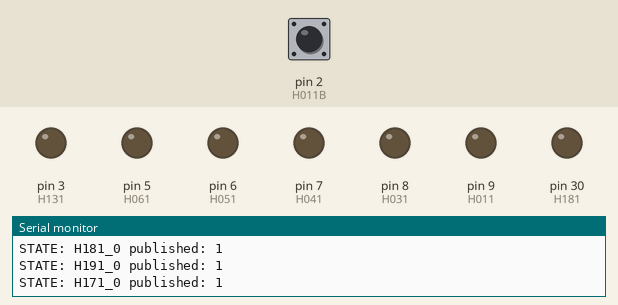
Bench run of a sketch on a simulated Arduino Mega 2560, built with avr-gcc and run on an emulated ATmega2560. Shown: output pins drawn as LEDs (lit = HIGH), the last lines printed to the serial monitor. Inputs (shaded band) come from the test bench; at power-on: pin 2 (H011B) HIGH. WiFi joins after 1.5 s; servers stay silent unless stated; no MQTT or app messages arrive unless stated.

Above: at 1.4 s.
1.5 s: pin 2 (H011B) pulled LOW for 3.2 s
At 5.2 s:
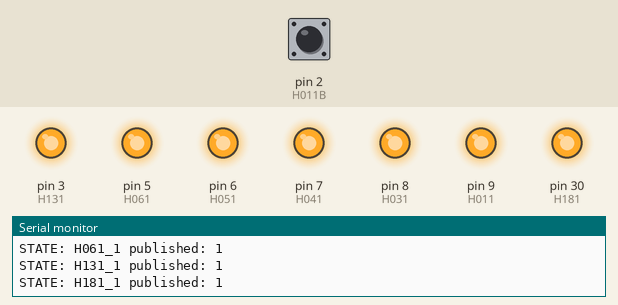
6.2 s: pin 2 (H011B) pulled LOW for 0.15 s
At 7.4 s:
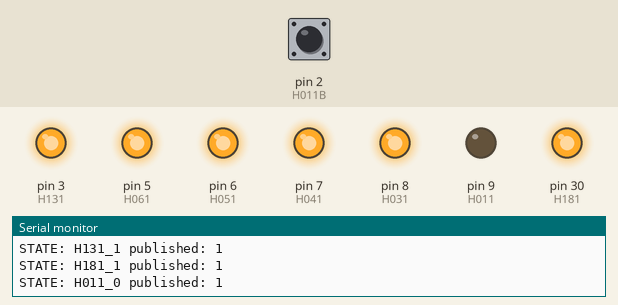
7.8 s: pin 2 (H011B) pulled LOW for 3.2 s
At 11.2 s:
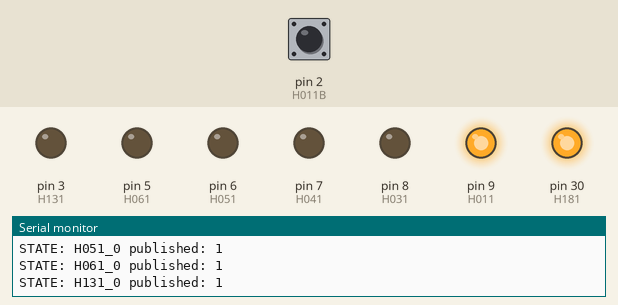
12.5 s: pin 2 (H011B) pulled LOW for 1 s
At 13.9 s:
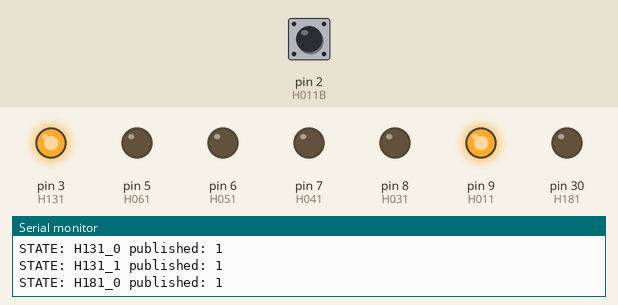
15.0 s: pin 2 (H011B) pulled LOW for 0.15 s
At 15.4 s:
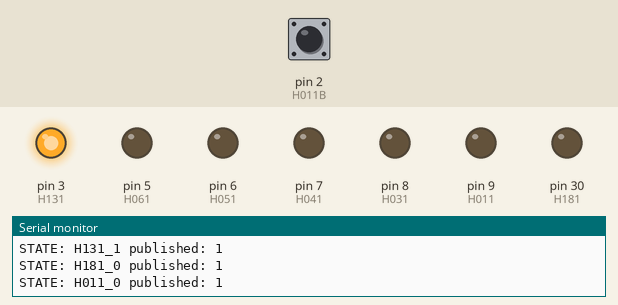
Timing chart, 0 to 18.0 s (numbered marks = the images above; inputs shaded):
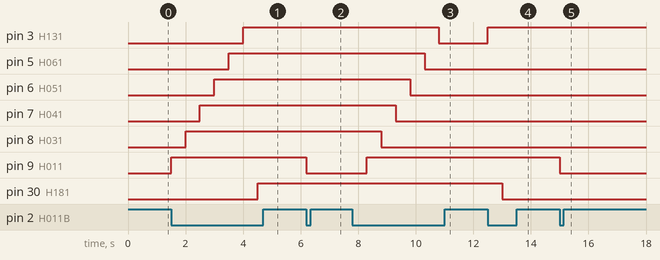

The sketch:

grzejniki_ardu_gotowe_bez_ganka.ino
```cpp
#include <SPI.h>
#include <Ethernet.h>
#include <PubSubClient.h>

//OGRZEWANIE SZT.9
//SALON
const int H011B = 2;
const int H011 = 9;
String H011_1("H011_1");
String H011_0("H011_0");
//ŁAZIENKA
const int H031B = 2;
const int H031 = 8;
String H031_1("H031_1");
String H031_0("H031_0");
//KORYTARZ
const int H041B = 2;
const int H041 = 7;
String H041_1("H041_1");
String H041_0("H041_0");
//SCHOWEK
const int H051B = 2;
const int H051 = 6;
String H051_1("H051_1");
String H051_0("H051_0");
//PRACOWNIA
const int H061B = 2;
const int H061 = 5;
String H061_1("H061_1");
String H061_0("H061_0");
//ŁAZIEKA
const int H131B = 2;
const int H131 = 3;
String H131_1("H131_1");
String H131_0("H131_0");
//POKÓJ DZIECIĘCY1
const int H181B = 2;
const int H181 = 30;
String H181_1("H181_1");
String H181_0("H181_0");
//POKÓJ DZIECIĘCY2
const int H191B = 2;
const int H191 = 30;
String H191_1("H191_1");
String H191_0("H191_0");
//SYPIALNIA
const int H171B = 2;
const int H171 = 30;
String H171_1("H171_1");
String H171_0("H171_0");

const int AFTER_CHANGE_DELAY = 500;

//OGRZEWANIE
//SALON
int H011BS;
int H011S = LOW;
//ŁAZIENKA
int H031BS;
int H031S = LOW;
//KORYTARZ
int H041BS;
int H041S = LOW;
//SCHOWEK
int H051BS;
int H051S = LOW;
//PRACOWNIA
int H061BS;
int H061S = LOW;
//ŁAZIENKA FF
int H131BS;
int H131S = LOW;
//POKÓJ DZIECIĘCY1
int H181BS;
int H181S = LOW;
//POKÓJ DZIECIĘCY2
int H191BS;
int H191S = LOW;
//SYPIALNIA
int H171BS;
int H171S = LOW;


//numer IP komputera na ktĂłrym jest uruchomiony serwer mqtt
byte mqtt_server[] = { 192, 168, 1, 103 };
byte mac[] = {
  0xDE, 0xAD, 0xBE, 0xEF, 0xFE, 0xED
};

IPAddress ip(192, 168, 1, 5);


void setup() {
  Serial.begin(9600);
  initializeMqtt();
  initializeOut();
  initializeNetwork();
}
void loop() {
 checkH011SS();
 checkH031SS();
 checkH041SS();
 checkH051SS();
 checkH061SS();
 checkH131SS();
 checkH181SS();
 checkH191SS();
 checkH171SS();
  checkMqtt();
}
void initializeNetwork() {
  Ethernet.begin(mac, ip);
}
void callback(char* topic, byte* payload, unsigned int length) {
  payload[length] = '\0';
  String strPayload = String((char*)payload);
  Serial.print("IN: ");
  Serial.println(strPayload);
  executeRemoteCommand(strPayload);
}

EthernetClient client;
PubSubClient mqtt_client(mqtt_server, 1883, callback, client);

void sendMqttState(String state) {
  Serial.print("STATE: ");
  Serial.print(state);
  /*
    konieczna weryfikacja czy mamy aktywne poĹ‚Ä…czenie
    jeĹ›li nie, trzeba je odnowiÄ‡
  */
  boolean connected = mqtt_client.connected();
  if (!connected) {
    initializeMqtt();
  }
  char ssid[state.length() + 1];
  state.toCharArray(ssid, state.length() + 1);
  boolean publishState = mqtt_client.publish("/heaterIn", ssid);
  Serial.print(" published: ");
  Serial.println(publishState);
}

void initializeMqtt()
{
  if (mqtt_client.connect("arduinoClient", "admin", "admin")) {
    mqtt_client.subscribe("/heater");
    Serial.println(" MQTT connect OK");
  } else {
    Serial.println(" MQTT connect failed");
  }
}

void checkMqtt()
{
  mqtt_client.loop();
}

void executeRemoteCommand(String command) {
  Serial.println(command);
 //OGRZEWANIE
  //SALON
  if (command == H011_1) {
    H011SS(HIGH);
  }
  if (command == H011_0) {
    H011SS(LOW);
  }
  //ŁAZIENKA
  if (command == H031_1) {
    H031SS(HIGH);
  }
  if (command == H031_0) {
    H031SS(LOW);
  }
  //KORYTARZ
    if (command == H041_1) {
    H041SS(HIGH);
  }
  if (command == H041_0) {
    H041SS(LOW);
  }
  //SCHOWEK
  if (command == H051_1) {
    H051SS(HIGH);
  }
  if (command == H051_0) {
    H051SS(LOW);
  }
  //PRACOWNIA
    if (command == H061_1) {
    H061SS(HIGH);
  }
  if (command == H061_0) {
    H061SS(LOW);
  }
  //ŁAZIENKA
  if (command == H131_1) {
    H131SS(HIGH);
  }
  if (command == H131_0) {
    H131SS(LOW);
  }
  //POKÓJ DZIECIĘCY1
    if (command == H181_1) {
    H181SS(HIGH);
  }
  if (command == H181_0) {
    H181SS(LOW);
  }
  //POKÓJ DZIECIĘCY2
  if (command == H191_1) {
    H191SS(HIGH);
  }
  if (command == H191_0) {
    H191SS(LOW);
  }
  //SYPIALNIA
    if (command == H171_1) {
    H171SS(HIGH);
  }
  if (command == H171_0) {
    H171SS(LOW);
  }
}

void initializeOut() {
  //OGRZEWANIE SZT.9
  //SALON
  pinMode(H011, OUTPUT);
  pinMode(H011B, INPUT_PULLUP);
  //ŁAZIENKA
  pinMode(H031, OUTPUT);
  pinMode(H031B, INPUT_PULLUP);
  //KORYTARZ
  pinMode(H041, OUTPUT);
  pinMode(H041B, INPUT_PULLUP);
  //SCHOWEK
  pinMode(H051, OUTPUT);
  pinMode(H051B, INPUT_PULLUP);
  //PRACOWNIA
  pinMode(H061, OUTPUT);
  pinMode(H061B, INPUT_PULLUP);
  //ŁAZIENKA FF
  pinMode(H131, OUTPUT);
  pinMode(H131B, INPUT_PULLUP);
  //POKÓJ DZIECIĘCY1
  pinMode(H181, OUTPUT);
  pinMode(H181B, INPUT_PULLUP);
  //POKÓJ DZIECIĘCY2
  pinMode(H191, OUTPUT);
  pinMode(H191B, INPUT_PULLUP);
  //SYPIALNIA
  pinMode(H171, OUTPUT);
  pinMode(H171B, INPUT_PULLUP);
  H011SS(LOW);
  H031SS(LOW);
  H041SS(LOW);
  H051SS(LOW);
  H061SS(LOW);
  H131SS(LOW);
  H181SS(LOW);
  H191SS(LOW);
  H171SS(LOW);

}
void checkH011SS(){
  H011BS = digitalRead(H011B);
  if (H011BS == LOW) {
    toogleH011();
    delay(AFTER_CHANGE_DELAY);
  }
}
void H011SS(int state) {
  digitalWrite(H011, state);
  H011S = state;
  if (state == LOW) {
    sendMqttState(H011_0);
  } else {
    sendMqttState(H011_1);
  }
}
void toogleH011() {
  if (H011S == LOW) {
    H011SS(HIGH);
  } else {
    H011SS(LOW);
  }
}


void checkH031SS(){
  H031BS = digitalRead(H031B);
  if (H031BS == LOW) {
    toogleH031();
    delay(AFTER_CHANGE_DELAY);
  }
}
void H031SS(int state) {
  digitalWrite(H031, state);
  H031S = state;
  if (state == LOW) {
    sendMqttState(H031_0);
  } else {
    sendMqttState(H031_1);
  }
}
void toogleH031() {
  if (H031S == LOW) {
    H031SS(HIGH);
  } else {
    H031SS(LOW);
  }
}


void checkH041SS(){
  H041BS = digitalRead(H041B);
  if (H041BS == LOW) {
    toogleH041();
    delay(AFTER_CHANGE_DELAY);
  }
}
void H041SS(int state) {
  digitalWrite(H041, state);
  H041S = state;
  if (state == LOW) {
    sendMqttState(H041_0);
  } else {
    sendMqttState(H041_1);
  }
}
void toogleH041() {
  if (H041S == LOW) {
    H041SS(HIGH);
  } else {
    H041SS(LOW);
  }
}


void checkH051SS(){
  H051BS = digitalRead(H051B);
  if (H051BS == LOW) {
    toogleH051();
    delay(AFTER_CHANGE_DELAY);
  }
}
void H051SS(int state) {
  digitalWrite(H051, state);
  H051S = state;
  if (state == LOW) {
    sendMqttState(H051_0);
  } else {
    sendMqttState(H051_1);
  }
}
void toogleH051() {
  if (H051S == LOW) {
    H051SS(HIGH);
  } else {
    H051SS(LOW);
  }
}


void checkH061SS(){
  H061BS = digitalRead(H061B);
  if (H061BS == LOW) {
    toogleH061();
    delay(AFTER_CHANGE_DELAY);
  }
}
void H061SS(int state) {
  digitalWrite(H061, state);
  H061S = state;
  if (state == LOW) {
    sendMqttState(H061_0);
  } else {
    sendMqttState(H061_1);
  }
}
void toogleH061() {
  if (H061S == LOW) {
    H061SS(HIGH);
  } else {
    H061SS(LOW);
  }
}


void checkH131SS(){
  H131BS = digitalRead(H131B);
  if (H131BS == LOW) {
    toogleH131();
    delay(AFTER_CHANGE_DELAY);
  }
}
void H131SS(int state) {
  digitalWrite(H131, state);
  H131S = state;
  if (state == LOW) {
    sendMqttState(H131_0);
  } else {
    sendMqttState(H131_1);
  }
}
void toogleH131() {
  if (H131S == LOW) {
    H131SS(HIGH);
  } else {
    H131SS(LOW);
  }
}


void checkH181SS(){
  H181BS = digitalRead(H181B);
  if (H181BS == LOW) {
    toogleH181();
    delay(AFTER_CHANGE_DELAY);
  }
}
void H181SS(int state) {
  digitalWrite(H181, state);
  H181S = state;
  if (state == LOW) {
    sendMqttState(H181_0);
  } else {
    sendMqttState(H181_1);
  }
}
void toogleH181() {
  if (H181S == LOW) {
    H181SS(HIGH);
  } else {
    H181SS(LOW);
  }
}


void checkH191SS(){
  H191BS = digitalRead(H191B);
  if (H191BS == LOW) {
    toogleH191();
    delay(AFTER_CHANGE_DELAY);
  }
}
void H191SS(int state) {
  digitalWrite(H191, state);
  H191S = state;
  if (state == LOW) {
    sendMqttState(H191_0);
  } else {
    sendMqttState(H191_1);
  }
}
void toogleH191() {
  if (H191S == LOW) {
    H191SS(HIGH);
  } else {
    H191SS(LOW);
  }
}


void checkH171SS(){
  H171BS = digitalRead(H171B);
  if (H171BS == LOW) {
    toogleH171();
    delay(AFTER_CHANGE_DELAY);
  }
}
void H171SS(int state) {
  digitalWrite(H171, state);
  H171S = state;
  if (state == LOW) {
    sendMqttState(H171_0);
  } else {
    sendMqttState(H171_1);
  }
}
void toogleH171() {
  if (H171S == LOW) {
    H171SS(HIGH);
  } else {
    H171SS(LOW);
  }
}
```

Measured:
- after the input at 1.5 s, pin 3 (H131): LOW → HIGH after 2.5 s; pin 5 (H061): LOW → HIGH after 2.0 s; pin 6 (H051): LOW → HIGH after 1.5 s; pin 7 (H041): LOW → HIGH after 1.0 s; pin 8 (H031): LOW → HIGH after 0.50 s
- after the input at 6.2 s, pin 9 (H011): HIGH → LOW at once
- after the input at 7.8 s, pin 3 (H131): HIGH → LOW after 3.0 s; pin 5 (H061): HIGH → LOW after 2.5 s; pin 6 (H051): HIGH → LOW after 2.0 s; pin 7 (H041): HIGH → LOW after 1.5 s; pin 8 (H031): HIGH → LOW after 1.0 s
- after the input at 12.5 s, pin 3 (H131): LOW → HIGH at once; pin 30 (H181): HIGH → LOW after 0.50 s
- after the input at 15.0 s, pin 9 (H011): HIGH → LOW at once
